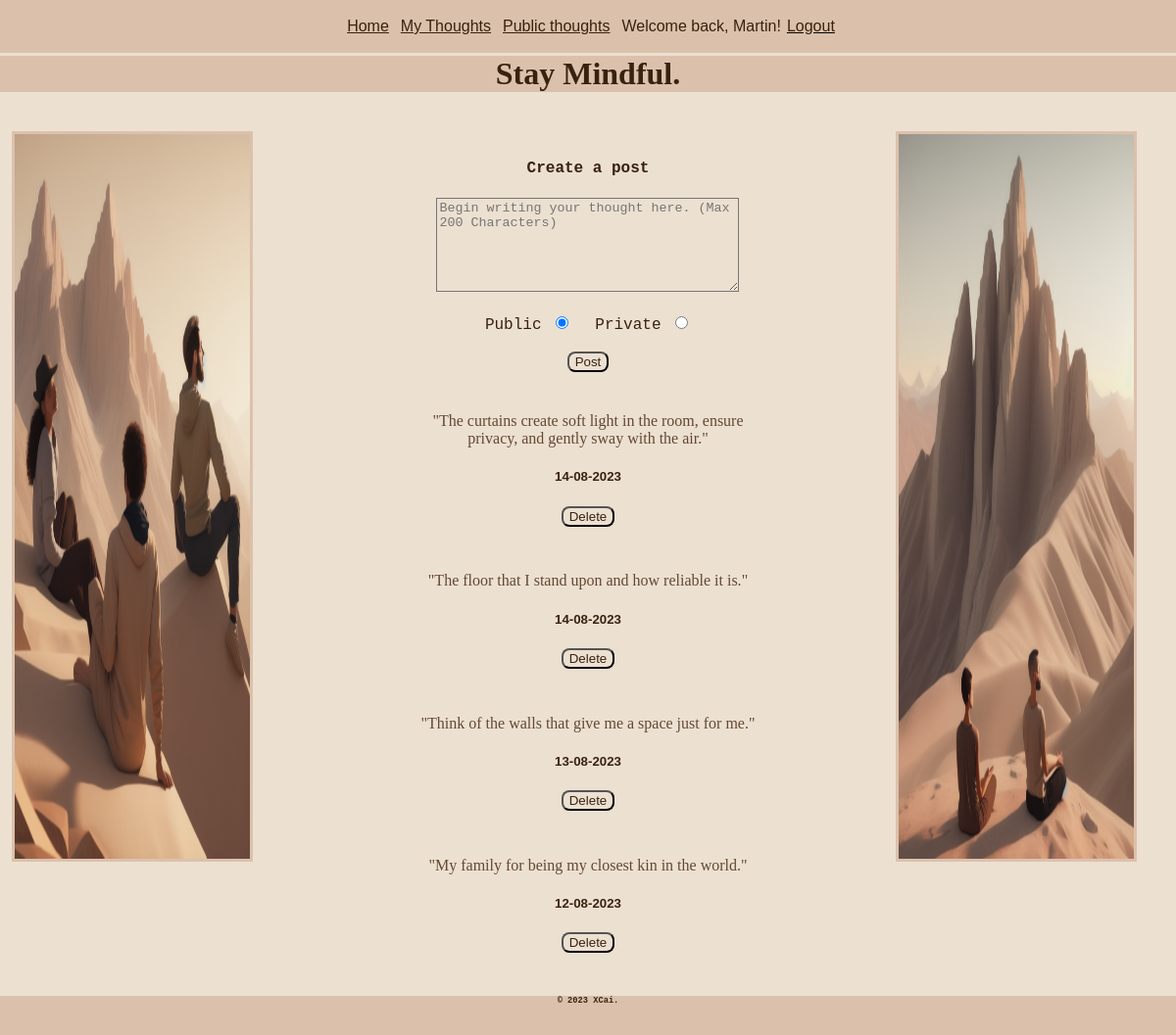
/my_posts (signed in), run on the app's committed database.
### tables this page shows
CREATE TABLE Gratitude_idea (id INTEGER PRIMARY KEY, date TEXT, username TEXT, content TEXT, like_count INTEGER DEFAULT (0), is_public INTEGER);

### routes.py (the view)
@app.route('/my_posts', methods=['GET'])
def my_posts():
    if 'username' in session:
        user_idea_data = db_query("SELECT * FROM Gratitude_idea WHERE username\
                = ? ORDER BY date DESC", False, False, (session['username'],))
        return render_template("my_posts.html", user_idea_data=user_idea_data)
    else:
        flash('First please create an account or login to an existing one.')
        return redirect("loginpage")

### routes.py (called while the page is built)
def db_query(query, is_single, is_insert, data):
    conn = sqlite3.connect("mindful.db")
    try:
        cur = conn.cursor()
        cur.execute(query, data)
        if is_insert:
            conn.commit()
        if is_single:
            result = cur.fetchone()
        else:
            result = cur.fetchall()
        return result
    finally:
        conn.close()

def get_random_image():
    image_folder = os.path.join(app.static_folder, 'images')
    images = os.listdir(image_folder)
    random_image = random.choice(images)
    return f"static/images/{random_image}"

@app.context_processor
def inject_random_image():
    return {'random_image': get_random_image(),
            'random_image1': get_random_image()}

### templates/my_posts.html (shortened to what this page needs)
{% extends 'layout.html' %}
{% block content %}
    <form action="/post_idea" method="post">
        <h2><label for="post_idea">Create a post</label></h2>
        <textarea class="input" required name="post_idea" id="post_idea" cols="36" rows="6" minlength="20" maxlength="200" placeholder="Begin writing your thought here. (Max 200 Characters)"></textarea>
        <br><br>
        <label class="check_button">Public
            <input type="radio" checked="checked" value="1" name="radio">
        </label>
        <label class="check_button">Private
            <input type="radio" value="0" name="radio">
        </label>
        <br><br>
        <button class="button">Post</button>
     </form>
    {% for user_idea_data in user_idea_data %}
    <div>
        <br><br>
        <p class="p_overflow">
            "{{ user_idea_data[3] }}"
        </p>
        <h5>
        {{ user_idea_data[1] }}
        </h5>
        <form action="/delete_my_post" method="post">
            <button class="button">Delete</button>
        </form>
    </div>
    {% endfor %}
{% endblock %}

### static/styles.css (style rules this page uses)
body { background-color: #ece0d1; margin: auto; text-align: center; min-height: 100vh; }
div { padding-top: 1.5%; padding-bottom: 1.5%; }
h2 { font-family: sans-serif; color: #38220f; }
h5 { font-family: sans-serif; color: #38220f; padding-left: 5%; padding-right: 5%; }
p { font-family: cursive; color: #634832; }
.p_overflow { overflow-wrap: break-word; margin: auto; }
label { font-family: monospace; font-size: large; color: #38220f; }
.button { background-color: #ece0d1; color: #38220f; border-radius: 8px; }
.input { background-color: #ece0d1; }
.check_button { padding-left: 2%; padding-right: 2%; }

### data on the page
Gratitude_idea: content "The curtains create soft light in the room, ensure privacy, and gently sway with the air.", date "14-08-2023"
Gratitude_idea: content "The floor that I stand upon and how reliable it is.", date "14-08-2023"
Gratitude_idea: content "Think of the walls that give me a space just for me.", date "13-08-2023"
Gratitude_idea: content "My family for being my closest kin in the world.", date "12-08-2023"

### other printed values
{{ session.username }} "Martin"
